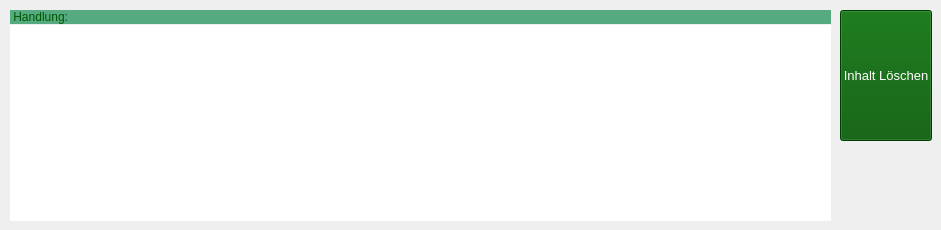
        <widget class="QWidget" name="scenen">
         <attribute name="title">
          <string>Handlung</string>
         </attribute>
         <widget class="QWidget" name="layoutWidget">
          <property name="geometry">
           <rect>
            <x>10</x>
            <y>10</y>
            <width>821</width>
            <height>211</height>
           </rect>
          </property>
          <layout class="QVBoxLayout" name="verticalLayout_6">
           <property name="spacing">
            <number>1</number>
           </property>
           <item>
            <layout class="QHBoxLayout" name="horizontalLayout_5" stretch="20">
             <property name="spacing">
              <number>0</number>
             </property>
             <property name="sizeConstraint">
              <enum>QLayout::SetFixedSize</enum>
             </property>
             <item>
              <widget class="QLabel" name="lbl_Handlung">
               <property name="sizePolicy">
                <sizepolicy hsizetype="Preferred" vsizetype="Fixed">
                 <horstretch>13</horstretch>
                 <verstretch>0</verstretch>
                </sizepolicy>
               </property>
               <property name="styleSheet">
                <string notr="true">background-color: rgb(85, 170, 127);
color: rgb(0, 85, 0);</string>
               </property>
               <property name="text">
                <string> Handlung:               </string>
               </property>
              </widget>
             </item>
            </layout>
           </item>
           <item>
            <widget class="QLabel" name="lblHandlung">
             <property name="sizePolicy">
              <sizepolicy hsizetype="Preferred" vsizetype="Preferred">
               <horstretch>0</horstretch>
               <verstretch>1</verstretch>
              </sizepolicy>
             </property>
             <property name="styleSheet">
              <string notr="true">background-color: rgb(255, 255, 255);
color: rgb(0, 85, 0);</string>
             </property>
             <property name="text">
              <string/>
             </property>
            </widget>
           </item>
          </layout>
         </widget>
         <widget class="QWidget" name="layoutWidget">
          <property name="geometry">
           <rect>
            <x>840</x>
            <y>10</y>
            <width>92</width>
            <height>131</height>
           </rect>
          </property>
          <layout class="QVBoxLayout" name="verticalLayout">
           <property name="spacing">
            <number>2</number>
           </property>
           <property name="bottomMargin">
            <number>0</number>
           </property>
           <item>
            <widget class="QPushButton" name="DelBtn_DateiInfo">
             <property name="sizePolicy">
              <sizepolicy hsizetype="Preferred" vsizetype="Preferred">
               <horstretch>0</horstretch>
               <verstretch>0</verstretch>
              </sizepolicy>
             </property>
             <property name="font">
              <font>
               <pointsize>10</pointsize>
              </font>
             </property>
             <property name="styleSheet">
              <string notr="true">color: rgb(255, 255, 255);
background-color:rgb(0, 85, 0)</string>
             </property>
             <property name="text">
              <string>Inhalt Löschen</string>
             </property>
            </widget>
           </item>
          </layout>
         </widget>
        </widget>
